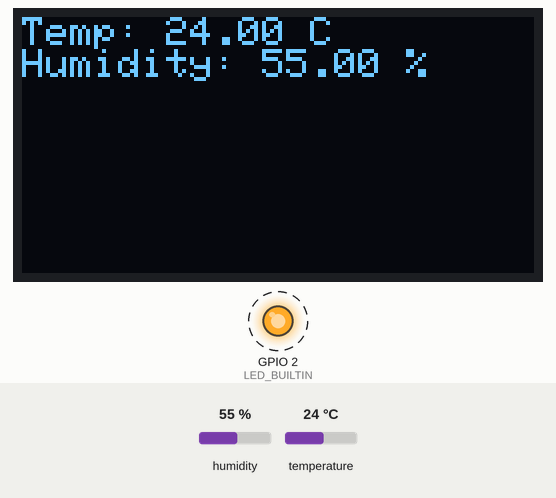
Bench run of a sketch on a simulated ESP32. On the bench: 128×64 one-colour display, output pins drawn as LEDs (lit = HIGH). Dashed ring = blinking. The inputs (shaded band) are chosen by the test bench; at power-on: humidity 55 %, temperature 24 °C. What the sketch prints to the serial monitor is not drawn.

Above: at 3.4 s.
3.5 s: humidity set to 22 %
At 5.5 s:
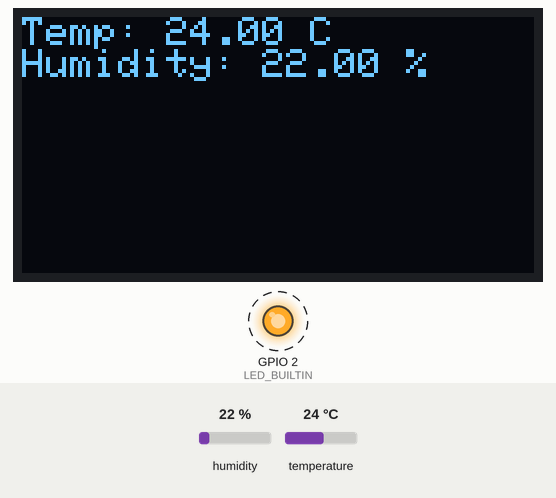
7.2 s: temperature set to 12 °C
At 9.2 s:
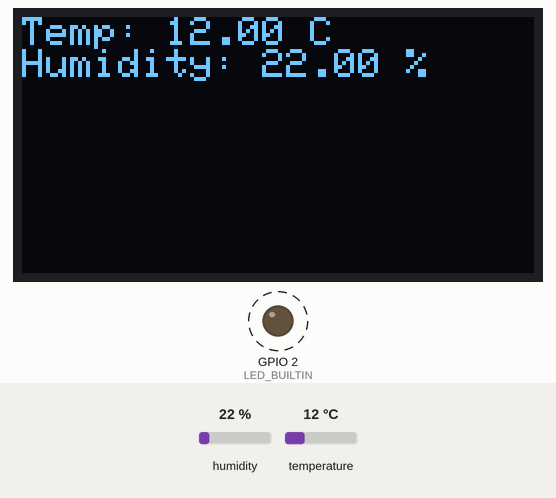
10.3 s: humidity set to 40 %
At 11.8 s:
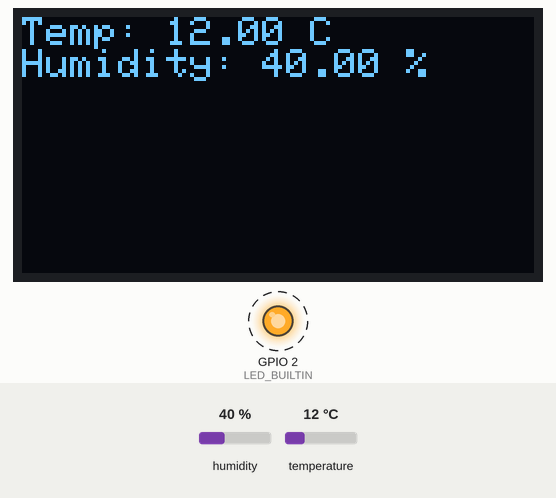
13.2 s: temperature set to 19 °C
Timing chart, 0 to 17.6 s (numbered marks = the images above; inputs shaded):
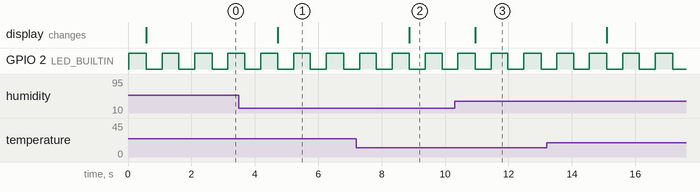

The sketch:

firebase_Task_1.ino
```cpp
#include <Wire.h>
#include <Adafruit_GFX.h>
#include <Adafruit_SSD1306.h>
#include "DHT.h"

// DHT11 Configuration
#define DHTPIN 4         // GPIO pin where DHT11 data pin is connected
#define DHTTYPE DHT11    // Sensor type DHT11
DHT dht(DHTPIN, DHTTYPE);

// OLED Configuration
#define SCREEN_WIDTH 128
#define SCREEN_HEIGHT 64
Adafruit_SSD1306 display(SCREEN_WIDTH, SCREEN_HEIGHT, &Wire, -1);

// LED Configuration
// #define LED_PIN 2       // Built-in LED on ESP32 usually GPIO2

void setup() {
  // Start Serial
  Serial.begin(115200);

  // Initialize DHT11
  dht.begin();

  // Initialize OLED
  if(!display.begin(SSD1306_SWITCHCAPVCC, 0x3C)) {
    Serial.println(F("SSD1306 allocation failed"));
    for(;;); // Stop here if OLED not found
  }

  display.clearDisplay();
  display.setTextSize(1);
  display.setTextColor(SSD1306_WHITE);

  // Initialize LED
  pinMode(LED_BUILTIN, OUTPUT);
}

void loop() {
  // LED Blink
  digitalWrite(LED_BUILTIN, HIGH); // LED ON
  delay(500);

  // Read DHT11 Sensor
  float humidity = dht.readHumidity();
  float temperature = dht.readTemperature(); // Default in Celsius

  // Check if any reads failed
  if (isnan(humidity) || isnan(temperature)) {
    Serial.println(F("Failed to read from DHT sensor!"));
    display.clearDisplay();
    display.setCursor(0,10);
    display.println("Sensor Error");
    display.display();
  } else {
    // Print to Serial
    Serial.print(F("Humidity: "));
    Serial.print(humidity);
    Serial.print(F("%  Temperature: "));
    Serial.print(temperature);
    Serial.println(F("°C"));

    // Print to OLED
    display.clearDisplay();
    display.setCursor(0,0);
    display.println("Temp: " + String(temperature) + " C");
    display.println("Humidity: " + String(humidity) + " %");
    display.display();
  }

  digitalWrite(LED_BUILTIN, LOW); // LED OFF
  delay(500); // Wait before next reading
}
```

Measured:
- after the input at 3.5 s, the display: changes after 1.2 s (image 1)
- after the input at 7.2 s, the display: changes after 1.7 s (image 2)
- after the input at 10.3 s, the display: changes after 0.65 s (image 3)
- by itself, GPIO 2 (LED_BUILTIN): alternates HIGH for 0.54 s and LOW for 0.50 s
